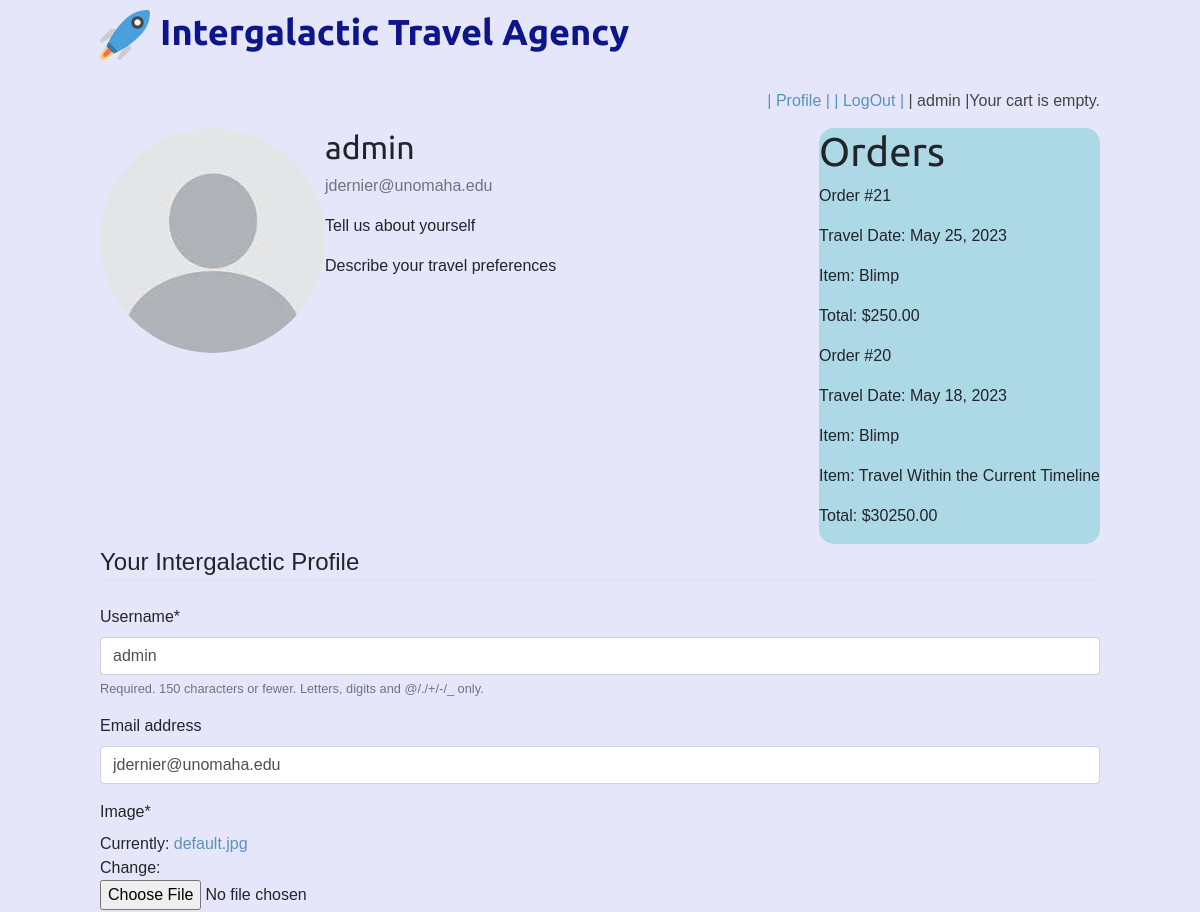
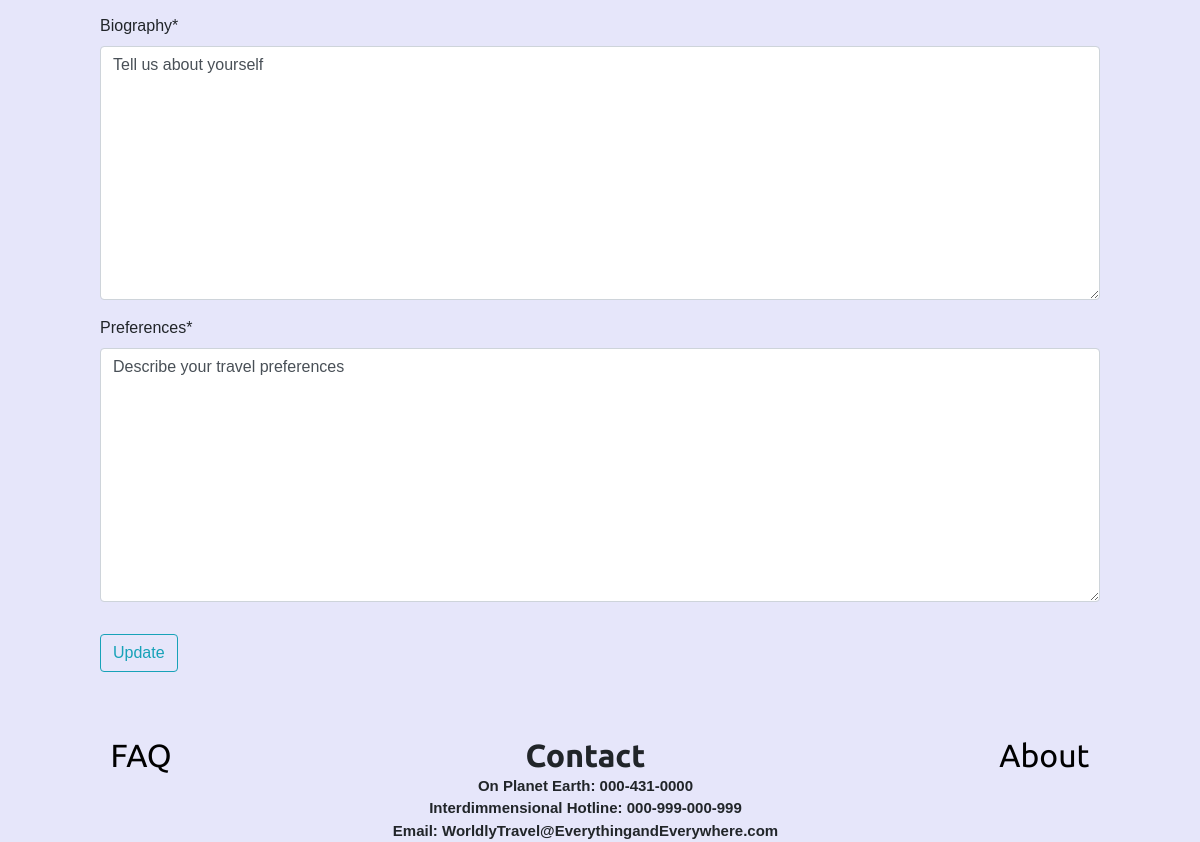
/profile/ (signed in), run on the app's committed database (2 pictures, top to bottom).
### shop/models.py (models this page shows, shortened)
class Profile(models.Model):
    user = models.OneToOneField(User, on_delete=models.CASCADE)  # Delete profile when user is deleted
    image = models.ImageField(default='default.jpg', upload_to='profile_pics')
    biography = models.TextField(default='Tell us about yourself')
    preferences = models.TextField(default='Describe your travel preferences')
    def get_orders(self):
        return Order.objects.filter(user=self.user)

class Product(models.Model):
    category = models.ForeignKey(Category,
                                 related_name='products',
                                 on_delete=models.CASCADE)
    name = models.CharField(max_length=200, db_index=True)
    slug = models.SlugField(max_length=200, db_index=True)
    image = models.ImageField(upload_to='products/%Y/%m/%d',
                              blank=True)
    description = models.TextField(blank=True)
    price = models.DecimalField(max_digits=10, decimal_places=2)
    available = models.BooleanField(default=True)
    created = models.DateTimeField(auto_now_add=True)
    updated = models.DateTimeField(auto_now=True)
    class Meta:
        ordering = ('name',)
        index_together = (('id', 'slug'),)

### orders/models.py (models this page shows, shortened)
class Order(models.Model):
    user = models.ForeignKey(User, on_delete=models.CASCADE, null=True)
    first_name = models.CharField(max_length=50)
    last_name = models.CharField(max_length=50)
    email = models.EmailField()
    address = models.CharField(max_length=250)
    postal_code = models.CharField(max_length=20)
    city = models.CharField(max_length=100)
    created = models.DateTimeField(auto_now_add=True)
    updated = models.DateTimeField(auto_now=True)
    paid = models.BooleanField(default=False)
    braintree_id = models.CharField(max_length=150, blank=True)
    travel_date = models.DateField(default=timezone.now)
    travel_time = models.CharField(default='', max_length=15)
    class Meta:
        ordering = ('-created',)
    def get_total_cost(self):
        return sum(item.get_cost() for item in self.items.all())

class OrderItem(models.Model):
    order = models.ForeignKey(Order,
                              related_name='items',
                              on_delete=models.CASCADE)
    product = models.ForeignKey('shop.Product',  # import Product model here
                                related_name='order_items',
                                on_delete=models.CASCADE)
    price = models.DecimalField(max_digits=10, decimal_places=2)
    quantity = models.PositiveIntegerField(default=1)
    def get_cost(self):
        return self.price * self.quantity

### shop/views.py (the view)
# urls.py: path('profile/', views.profile, name='profile'),
def profile(request) :
    if request.method == 'POST':
        u_form = UserUpdateForm(request.POST, instance=request.user)
        p_form = ProfileUpdateForm(request.POST, request.FILES, instance=request.user.profile)
        if u_form.is_valid() and p_form.is_valid():
            u_form.save()
            p_form.save()
            messages.success(request, f'Your intergalactic account has been updated')
            return redirect('shop:profile')
    else:
        u_form = UserUpdateForm(instance=request.user)
        p_form = ProfileUpdateForm(instance=request.user.profile)
    context = {
        'u_form': u_form,
        'p_form': p_form
    }
    return render(request, 'profile.html', context)

### shop/forms.py
class UserUpdateForm(forms.ModelForm):
    class Meta:
        model = User
        fields = ['username', 'email']

class ProfileUpdateForm(forms.ModelForm):
    class Meta:
        model = Profile
        fields = ['image', 'biography', 'preferences']

### shop/templates/profile.html (shortened to what this page needs)
{% extends 'shop/base.html' %}
{% load static %}
{% load crispy_forms_tags %}
{% block content %}
<div class="content-section">
    <div class="media">
        <img class="rounded-circle account-img" src="{{ user.profile.image.url }}">
        <div class="media-body">
            <h2 class="account-heading">{{ user.username }}</h2>
            <p class="text-secondary">{{ user.email }}</p>
            <p class="fa-align-justify">{{ user.profile.biography }}</p>
            <p class="fa-align-justify">{{ user.profile.preferences }}</p>
        </div>
        <div class="orders">
            <h1>Orders</h1>
             {% for order in user.profile.get_orders %}
             <p>Order #{{ order.id }}</p>
             <p>Travel Date: {{ order.travel_date }}</p>
             {% for item in order.items.all %}
             <p>Item: {{ item.product.name }}</p>
             {% endfor %}
             <p>Total: ${{ order.get_total_cost }}</p> {% endfor %}
        </div>
    </div>
    <form method="POST" enctype="multipart/form-data">
        <fieldset class="form-group">
            <legend class="border-bottom mb-4">Your Intergalactic Profile</legend>
            {{ u_form|crispy }}
            {{ p_form|crispy }}
        </fieldset>
        <div class="form-group">
            <button class="btn btn-outline-info" type="submit">Update</button>
        </div>
    </form>
</div>
{% endblock content %}

### shop/templates/shop/base.html (shortened to what this page needs)
{% load static %}
<!DOCTYPE html>
<html lang="en">
<head style="background-color: lavender">
  <link rel="stylesheet" href="https://stackpath.bootstrapcdn.com/bootstrap/4.1.3/css/bootstrap.min.css">
 <link href="{% static "css/base.css" %}" rel="stylesheet">
</head>
<body style="background-color: lavender">
<div id="header" style="display: flex; align-items: left;">
  <a href="/" style="margin-right: 10px;"> <img src="\media\products\logo.png" style="height: 50px;"></a>
  <h1 style="color: #0c158a; font-weight: bold; font-size: 36px; margin: 0;"><a href="/" style="color: #0c158a; text-decoration: none;">Intergalactic Travel Agency</a></h1>
</div>
  <div id="subheader" style="background-color: lavender">
    {% if request.user.is_authenticated %}
    <div class="cart">
      {% with total_items=cart|length %}
          {% if cart|length > 0 %}
            Your cart:
            <a href="{% url "cart:cart_detail" %}">
              {{ total_items }} item{{ total_items|pluralize }},
              ${{ cart.get_total_price }}
            </a>
          {% else %}
            Your cart is empty.
          {% endif %}
        {% endwith %}
    </div>
    {% endif %}
    <div class="cart" style="background-color: lavender">
      {% if request.user.is_authenticated %}
       <a href="{% url 'shop:profile' %}">
       | Profile |
      </a>
          <a href="{% url 'shop:logout' %}">
       | LogOut |
      </a>
      {% endif %}
            {% if request.user.is_authenticated %}
         <span>| {{ request.user }} |</span>
         {% endif %}
    </div>
  </div>
  <div id="content" style="background-color: lavender">
    {% block content %}
    {% endblock %}
  </div>
</body>
<br>
<br>
  <div class="link-container" style="background-color: lavender">
      <div>
          <h2> <a href = "FAQ" class="link">FAQ</a></h2>
      </div>
      <div class="contact-container">
         <h2>Contact</h2>
         <p>On Planet Earth: 000-431-0000</p>
          <p> Interdimmensional Hotline: 000-999-000-999 </p>
         <p>Email: WorldlyTravel@EverythingandEverywhere.com</p>
      </div>
      <div>
         <h2><a href= "About" class="link">About</a></h2>
      </div>
   </div>
</html>

### shop/static/css/base.css (style rules this page uses)
body { margin:0; padding:0; font-family:helvetica, sans-serif; }
h1, h2, h3, h4, h5 , h6 { font-family: 'Ubuntu', sans-serif; font-weight:normal; }
a { text-decoration:none; color:#5993bb; }
#header { padding:10px 100px; font-size:18px; overflow:auto; }
#subheader { background:#ececec; color:#444; padding:15px 100px; overflow:auto; }
#subheader .cart { float:right; padding-top:4px; }
#content { padding:0 100px; overflow:hidden; }

### shop/templates/profile.html (style rules this page uses)
.orders { background-color: lightblue; border-radius: 15px; }

### shop/templates/shop/base.html (style rules this page uses)
.link { color: rgb(00, 00, 00); text-decoration: none; }
.link-container { display: flex; flex-direction: row; flex-wrap: wrap; justify-content: space-around; }
.contact-container { text-align: center; }
.contact-container h2 { font-weight: 600; margin-bottom: 0; }
.contact-container p { font-weight: 600; font-size: 15px; margin-bottom: 0; }

### data on the page
Order: id "21", travel_date "May 25, 2023", get_total_cost "250.00"
OrderItem: product.name "Blimp"
Order: id "20", travel_date "May 18, 2023", get_total_cost "30250.00"
OrderItem: product.name "Blimp"
OrderItem: product.name "Travel Within the Current Timeline"
Profile: biography "Tell us about yourself", preferences "Describe your travel preferences"

### other printed values
{{ request.user }} "admin"
{{ user.username }} "admin"
{{ user.email }} "jdernier@unomaha.edu"
{{ user.profile.biography }} "Tell us about yourself"
{{ user.profile.preferences }} "Describe your travel preferences"
